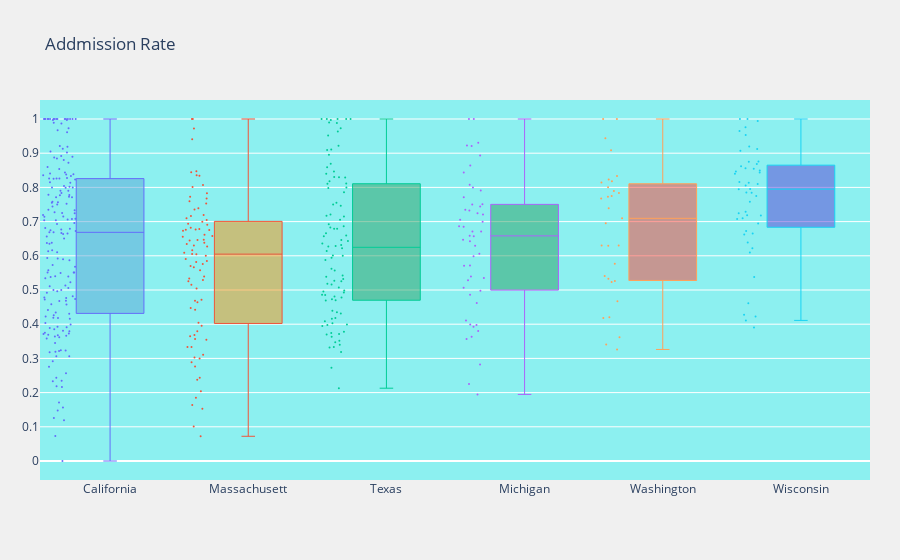

The notebook cell this image was saved under:
### Code cell
x_data = ['California', 'Massachusett', 'Texas', 'Michigan', 'Washington', 'Wisconsin']

y_data = [ca_adm_rate, ma_adm_rate, tx_adm_rate, mi_adm_rate, wa_adm_rate, wi_adm_rate]

color_data = ['rgba(95,165,215,0.5)', 'rgba(255,145,15,0.5)',
              'rgba(45,160,100,0.5)','rgba(45,160,100,0.5)', 
              'rgba(255,65,55,0.5)', 'rgba(95,65,215,0.5)']

traces = []

for xd, yd, cl in zip(x_data, y_data, color_data):
    trace = graph_objs.Box(y = yd , name = xd, boxpoints = 'all',
                            jitter = 0.5, whiskerwidth = 0.2,
                            fillcolor = cl, marker = dict(size = 2), line = dict(width = 1)
                            )
    traces.append(trace)
    
    
layout = graph_objs.Layout(title = "Addmission Rate",
                           yaxis = dict(autorange = True,
                                        showgrid = True,
                                        zeroline = True,
                                        dtick = 0.1,
                                        gridcolor = 'rgb(255,255,255)',
                                        gridwidth = 1,
                                        zerolinecolor = 'rgb(255,255,255)',
                                        zerolinewidth = 2
                                       ),
                           margin = dict(l = 40, r = 30, b = 80, t = 100),
                           paper_bgcolor = 'rgb(240, 240, 240)',
                           plot_bgcolor = 'rgb(140, 240, 240)',
                           showlegend = False
                          )
    
fig = graph_objs.Figure(data = traces , layout = layout)
iplot(fig)

### Figure 1 — Plotly figure (JSON) as saved in the notebook; plotly's stock layout.template omitted (floating-point values rounded to 4 significant figures; data arrays with more than 128 entries replaced by an {"elided": "..."} marker saying what was removed)
{"data": [{"boxpoints": "all", "fillcolor": "rgba(95,165,215,0.5)", "jitter": 0.5, "line": {"width": 1}, "marker": {"size": 2}, "name": "California", "type": "box", "whiskerwidth": 0.2, "y": {"elided": "740 float values"}}, {"boxpoints": "all", "fillcolor": "rgba(255,145,15,0.5)", "jitter": 0.5, "line": {"width": 1}, "marker": {"size": 2}, "name": "Massachusett", "type": "box", "whiskerwidth": 0.2, "y": {"elided": "199 float values"}}, {"boxpoints": "all", "fillcolor": "rgba(45,160,100,0.5)", "jitter": 0.5, "line": {"width": 1}, "marker": {"size": 2}, "name": "Texas", "type": "box", "whiskerwidth": 0.2, "y": {"elided": "450 float values"}}, {"boxpoints": "all", "fillcolor": "rgba(45,160,100,0.5)", "jitter": 0.5, "line": {"width": 1}, "marker": {"size": 2}, "name": "Michigan", "type": "box", "whiskerwidth": 0.2, "y": {"elided": "209 float values"}}, {"boxpoints": "all", "fillcolor": "rgba(255,65,55,0.5)", "jitter": 0.5, "line": {"width": 1}, "marker": {"size": 2}, "name": "Washington", "type": "box", "whiskerwidth": 0.2, "y": [null, null, 0.4179, null, null, null, null, null, null, null, 0.814, null, null, null, null, null, null, 0.6297, 1, 0.8232, null, null, null, 0.9435, null, null, 0.7838, null, null, null, null, null, null, null, 0.42, 0.3622, null, null, null, null, null, 0.5331, null, null, null, null, null, 0.6299, null, null, 0.7751, null, 0.5231, null, 0.8005, null, null, null, 0.7725, 0.7095, null, null, null, null, null, null, null, null, 0.9086, 0.6953, 0.5766, null, null, 0.7387, null, 0.467, 0.5407, null, 0.8333, null, null, null, 0.6303, 0.7675, 0.8183, null, null, null, null, null, 0.3403, null, null, null, null, 1, null, null, null, 0.5261, null, null, null, 0.3262, 0.7898, null, null, null, null, null, null, null, null, null, null, null, null, null, null, null, null, null, null, null, null]}, {"boxpoints": "all", "fillcolor": "rgba(95,65,215,0.5)", "jitter": 0.5, "line": {"width": 1}, "marker": {"size": 2}, "name": "Wisconsin", "type": "box", "whiskerwidth": 0.2, "y": [0.875, 1, 0.7846, null, null, 0.6098, 0.7184, null, null, 0.3904, 0.7946, 0.6942, 0.6387, 0.7578, null, null, null, null, 0.4224, 0.8136, 0.8398, null, 0.6625, 0.4614, 0.8055, 0.6221, null, null, null, null, 0.6726, 0.7079, null, 0.5378, null, null, null, null, null, 0.7852, 0.775, null, 0.8102, 0.7241, null, null, null, 0.9943, 0.8435, null, null, null, 0.8159, null, null, null, 0.7176, 0.907, 0.7098, 0.729, 0.8561, 0.8682, 0.9646, 0.8545, 0.8757, 0.665, 0.9199, 0.953, 0.8619, 0.7952, null, null, null, null, null, null, null, null, null, 0.9762, null, null, 0.4111, null, null, null, null, null, null, null, null, null, null, null, 0.9123, null, null, null, null, 0.4279, null, null, null, null, null, null, null, null, null, null, 1, null, 0.8491, 0.8462, null, null]}], "layout": {"margin": {"b": 80, "l": 40, "r": 30, "t": 100}, "paper_bgcolor": "rgb(240, 240, 240)", "plot_bgcolor": "rgb(140, 240, 240)", "showlegend": false, "title": {"text": "Addmission Rate"}, "yaxis": {"autorange": true, "dtick": 0.1, "gridcolor": "rgb(255,255,255)", "gridwidth": 1, "showgrid": true, "zeroline": true, "zerolinecolor": "rgb(255,255,255)", "zerolinewidth": 2}}}
